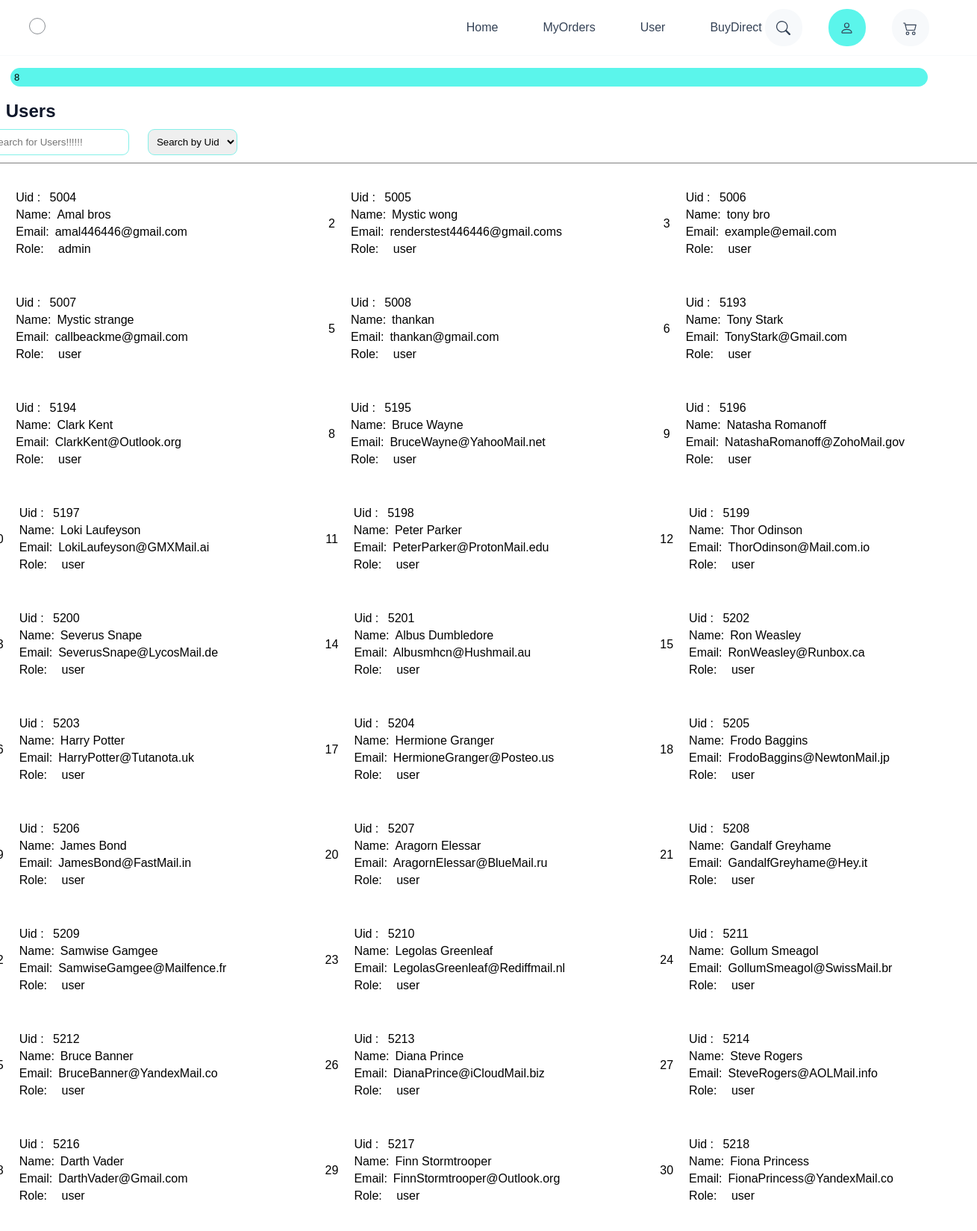
Screenshot of /adminF/all-users.php (signed in, upper part) with the database file from the repository.
### tables this page shows
CREATE TABLE `users` (
  `uid` int(11) NOT NULL,
  `name` varchar(20) NOT NULL,
  `password` varchar(20) NOT NULL,
  `email` varchar(50) NOT NULL,
  `role` varchar(7) NOT NULL
);

### adminF/all-users.php (the view, shortened to what this page needs)
<?php
include('../utils/connect.php')
?>
<!DOCTYPE html>
<html lang="en">
<head>
	<link rel="stylesheet" href="../utils/colors.css ">
	<link rel="stylesheet" href="../styles/home.css">
</head>
<?php
$select_query = "select * from users";
$select_results = mysqli_query($conn, $select_query);
?>
<body>
	<?php include('./admin-nav.php') ?>
	<div class="container">
		<div class="content">
			<h2>All Users </h2>
			<input onkeyup="findUser(event)" style="--t:2.4s" id="input" type="text" class="bounce-in-top" placeholder="Search for Users!!!!!!">
			<select name="" style="--t:2.9s" class="bounce-in-top" onchange="clearInput()" id="option-select">
				<option selected value="1">Search by Uid</option>
			</select>
			<div class="users ">
				<?php
				$i = 1;
				while ($row = mysqli_fetch_assoc($select_results)) {
				?>
					<div class="person shadow-hover">
						<div style="--t:<?php echo random_int(10, 70) / 10 ?>s" class="number bounce-in-top">
							<span style="display: inline;" class=""><?php echo $i; ?></span>
						</div>
						<div style="--t:<?php echo random_int(10, 20) / 10 ?>s" class="user bounce-in-top">
							<span>
								<div class="title ">
									Uid :
								</div> <span class="user-id"><?php echo $row['uid']; ?></span>
							</span>
							<span>
								<div class="title ">
									Name:
								</div><span class=" user-name"><?php echo $row['name']; ?></span>
							</span>
							<span>
								<div class="title ">
									Email:
								</div><span class="user-email"><?php echo $row['email']; ?></span>
							</span>
							<span>
								<div class="title ">
									Role:
								</div>
								<div class="role"><?php echo $row['role']; ?></div>
							</span>
						</div>
					</div>
				<?php
					$i++;
				}
				?>
			</div>
		</div>
	</div>
</body>
</html>

### utils/colors.css (style rules this page uses)
:root { --bg-color: #ffff; --text-color: #0f172a; --main-color: #6b7280; --other-color: #334155; --big-font: 4.3rem; --p-font: 1rem; --h2-font: 2.2rem; --theme-color:#5bf5eb; --accent-color:#c6fff1; --low-theme:#85f0e9; --high-theme:#00eddd; --low-accent:#e0fff7; --high-accent:#a0f8e2; --highest:#00c5ed; --dark:#51ceaf; --v-dark:#309179; --point-color: #1dfff0; }

### styles/home.css (style rules this page uses)
html { scroll-behavior: smooth; }
body { color: var(--text-color); background: var(--bg-color); }
span { color: var(--main-color); }
@media (max-width:1515px) { :root { --big-font: 3.3rem; --h2-font: 2rem; } }
@media (max-width:1700px) { :root { --big-font: 3rem; --h2-font: 1.8rem; } }

### adminF/all-users.php (style rules this page uses)
html { scroll-behavior: smooth; }
.container { display: flex; align-items: center; justify-content: center; padding: 20px; margin: 10px; margin-top: 90px; }
.content { padding: 15px; margin: 10px; }
.users { border: 1px solid grey; border-radius: 10px; padding: 10px; transition: .8s ease; display: grid; grid-template-columns: 1fr 1fr 1fr; }
.person { visibility: visible; display: flex; align-items: center; justify-content: center; opacity: 1; transition: .45s ease; }
.user { min-width: 400px; border: 1px solid transparent; margin: 10px; padding: 10px; border-radius: 9px; transition: all .45s ease; }
span { color: #000; margin: 5px 0; display: block; }
.title { display: inline-block; margin-right: 8px; }
.shadow-hover { transition: all linear 600ms; padding: 1px; border-radius: 8px; }
.role { display: inline; padding: 7px; border-radius: 9px; }
.user-id, .user-name, .user-email { display: inline; color: #000; }
.bounce-in-top { -webkit-animation: bounce-in-top 1.1s both; animation: bounce-in-top var(--t) both; transition: all .45s ease; }

### rows the page displays
users: random_int(10, 20) / 10 1.3 (drawn), uid "5004", name "Amal bros", email "amal446446@gmail.com", role "admin"
users: random_int(10, 70) / 10 3.5 (drawn), random_int(10, 20) / 10 1.9 (drawn), uid "5005", name "Mystic wong", email "renderstest446446@gmail.coms", role "user"
users: random_int(10, 70) / 10 4.7 (drawn), random_int(10, 20) / 10 2 (drawn), uid "5006", name "tony bro", email "example@email.com", role "user"
users: random_int(10, 20) / 10 1.6 (drawn), uid "5007", name "Mystic strange", email "callbeackme@gmail.com", role "user"
users: random_int(10, 70) / 10 2.1 (drawn), random_int(10, 20) / 10 1.2 (drawn), uid "5008", name "thankan", email "thankan@gmail.com", role "user"
users: random_int(10, 70) / 10 3.1 (drawn), random_int(10, 20) / 10 1.7 (drawn), uid "5193", name "Tony Stark", email "TonyStark@Gmail.com", role "user"
users: random_int(10, 20) / 10 1.7 (drawn), uid "5194", name "Clark Kent", email "ClarkKent@Outlook.org", role "user"
users: random_int(10, 70) / 10 6.3 (drawn), random_int(10, 20) / 10 1.1 (drawn), uid "5195", name "Bruce Wayne", email "BruceWayne@YahooMail.net", role "user"
users: random_int(10, 70) / 10 1.5 (drawn), random_int(10, 20) / 10 1.8 (drawn), uid "5196", name "Natasha Romanoff", email "NatashaRomanoff@ZohoMail.gov", role "user"
users: random_int(10, 70) / 10 5.7 (drawn), random_int(10, 20) / 10 1.6 (drawn), uid "5197", name "Loki Laufeyson", email "LokiLaufeyson@GMXMail.ai", role "user"
users: random_int(10, 70) / 10 1.8 (drawn), random_int(10, 20) / 10 1.6 (drawn), uid "5198", name "Peter Parker", email "PeterParker@ProtonMail.edu", role "user"
users: random_int(10, 70) / 10 2.2 (drawn), random_int(10, 20) / 10 1.7 (drawn), uid "5199", name "Thor Odinson", email "ThorOdinson@Mail.com.io", role "user"
users: random_int(10, 70) / 10 4 (drawn), random_int(10, 20) / 10 1.6 (drawn), uid "5200", name "Severus Snape", email "SeverusSnape@LycosMail.de", role "user"
users: random_int(10, 70) / 10 6.2 (drawn), random_int(10, 20) / 10 1.2 (drawn), uid "5201", name "Albus Dumbledore", email "Albusmhcn@Hushmail.au", role "user"
users: random_int(10, 70) / 10 1 (drawn), random_int(10, 20) / 10 1.4 (drawn), uid "5202", name "Ron Weasley", email "RonWeasley@Runbox.ca", role "user"
users: random_int(10, 70) / 10 3.8 (drawn), random_int(10, 20) / 10 1.9 (drawn), uid "5203", name "Harry Potter", email "HarryPotter@Tutanota.uk", role "user"
users: random_int(10, 70) / 10 3.3 (drawn), random_int(10, 20) / 10 1.5 (drawn), uid "5204", name "Hermione Granger", email "HermioneGranger@Posteo.us", role "user"
users: random_int(10, 70) / 10 2.4 (drawn), random_int(10, 20) / 10 1.3 (drawn), uid "5205", name "Frodo Baggins", email "FrodoBaggins@NewtonMail.jp", role "user"
users: random_int(10, 70) / 10 2.2 (drawn), random_int(10, 20) / 10 2 (drawn), uid "5206", name "James Bond", email "JamesBond@FastMail.in", role "user"
users: random_int(10, 70) / 10 1.8 (drawn), random_int(10, 20) / 10 1.3 (drawn), uid "5207", name "Aragorn Elessar", email "AragornElessar@BlueMail.ru", role "user"
users: random_int(10, 70) / 10 2 (drawn), random_int(10, 20) / 10 1.4 (drawn), uid "5208", name "Gandalf Greyhame", email "GandalfGreyhame@Hey.it", role "user"
users: random_int(10, 70) / 10 4.2 (drawn), random_int(10, 20) / 10 1.3 (drawn), uid "5209", name "Samwise Gamgee", email "SamwiseGamgee@Mailfence.fr", role "user"
users: random_int(10, 70) / 10 5.8 (drawn), random_int(10, 20) / 10 1.7 (drawn), uid "5210", name "Legolas Greenleaf", email "LegolasGreenleaf@Rediffmail.nl", role "user"
users: random_int(10, 70) / 10 1.3 (drawn), random_int(10, 20) / 10 1.4 (drawn), uid "5211", name "Gollum Smeagol", email "GollumSmeagol@SwissMail.br", role "user"
users: random_int(10, 70) / 10 1 (drawn), random_int(10, 20) / 10 1.3 (drawn), uid "5212", name "Bruce Banner", email "BruceBanner@YandexMail.co", role "user"
users: random_int(10, 70) / 10 3.2 (drawn), random_int(10, 20) / 10 1.1 (drawn), uid "5213", name "Diana Prince", email "DianaPrince@iCloudMail.biz", role "user"
users: random_int(10, 70) / 10 2.4 (drawn), random_int(10, 20) / 10 1.8 (drawn), uid "5214", name "Steve Rogers", email "SteveRogers@AOLMail.info", role "user"
users: random_int(10, 70) / 10 5.8 (drawn), random_int(10, 20) / 10 1.8 (drawn), uid "5216", name "Darth Vader", email "DarthVader@Gmail.com", role "user"
users: random_int(10, 70) / 10 1.6 (drawn), random_int(10, 20) / 10 2 (drawn), uid "5217", name "Finn Stormtrooper", email "FinnStormtrooper@Outlook.org", role "user"
users: random_int(10, 70) / 10 3.1 (drawn), random_int(10, 20) / 10 1.1 (drawn), uid "5218", name "Fiona Princess", email "FionaPrincess@YandexMail.co", role "user"

### other values shown
$row['sum'] "8"
